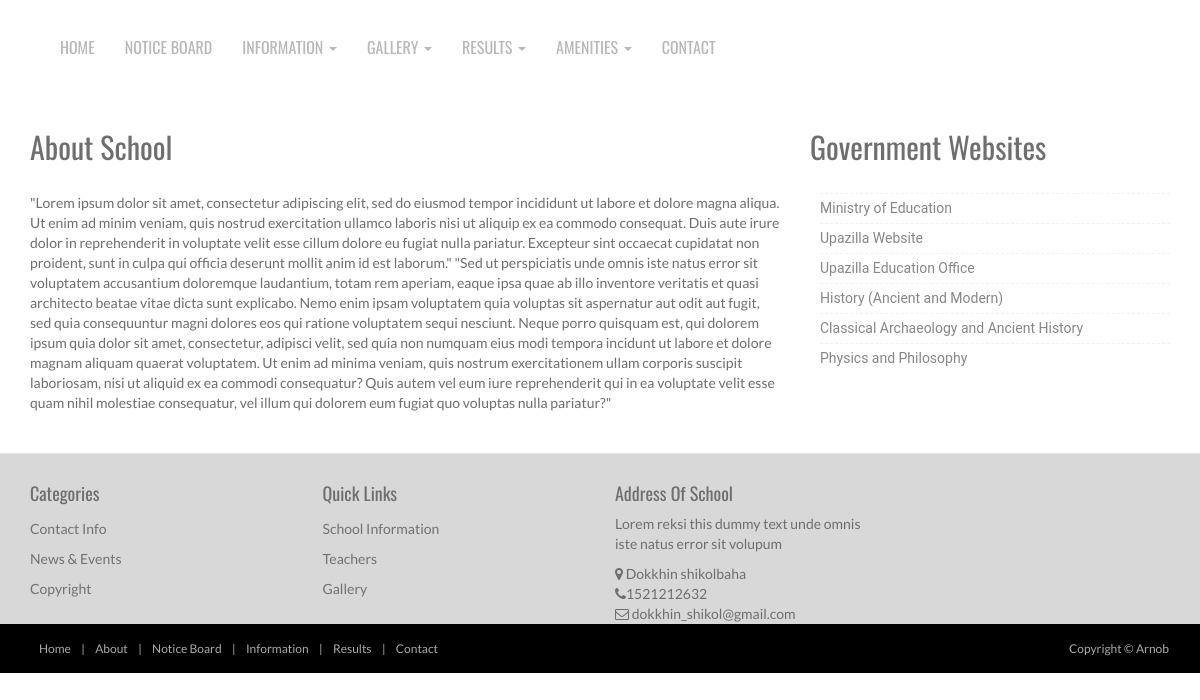
/school_information.php, run on the app's committed database.
### tables this page shows
CREATE TABLE `school_info` (
  `SI_id` int(20) NOT NULL,
  `School_Information` varchar(3000) NOT NULL,
  `address` varchar(2000) NOT NULL,
  `telnum` int(255) NOT NULL,
  `email` varchar(255) NOT NULL
);

### school_information.php (the view)
<?php
include './includes/header.php';
?>
      <section class="container">
      <div class="row">
   	<div class="col-md-8"><div class="title-box clearfix "><h2 class="title-box_primary">About School</h2></div>
        <?php
		$sql="SELECT * FROM School_info";
		$result= $db->query($sql);
		if($result){
		while($data=$result->fetch_object())
		{
		echo $data->School_Information;
		}
		}
		else{
		echo"No Data Found";
		}
		?>
		</div>
          <div class="col-md-4"><div class="title-box clearfix "><h2 class="title-box_primary">Government Websites</h2></div>
            <div class="list styled custom-list">
            <ul>
            <li><a title="Snatoque penatibus et magnis dis partu rient montes ascetur ridiculus mus." href="#">Ministry of Education</a></li>
            <li><a title="Fusce feugiat malesuada odio. Morbi nunc odio gravida at cursus nec luctus." href="#">Upazilla Website</a></li>
            <li><a title="Penatibus et magnis dis parturient montes ascetur ridiculus mus." href="#">Upazilla Education Office</a></li>
            <li><a title="Morbi nunc odio gravida at cursus nec luctus a lorem. Maecenas tristique orci." href="#">History (Ancient and Modern)</a></li>
            <li><a title="Snatoque penatibus et magnis dis partu rient montes ascetur ridiculus mus." href="#">Classical Archaeology and Ancient History</a></li>
            <li><a title="Fusce feugiat malesuada odio. Morbi nunc odio gravida at cursus nec luctus." href="#">Physics and Philosophy</a></li>
            </ul>
            </div>
         </div>
      </div>
      </section>
<?php
include './includes/footer.php';
?>

### includes/footer.php (shortened to what this page needs)
<?php
$sql="SELECT * FROM School_info";
		$result= $db->query($sql);
		if($result){
		while($data=$result->fetch_object())
		{
			$address= $data->address;
			$telnum= $data->telnum;
			$email= $data->email;
		}
		}
		else{
		echo"No Data Found";
    }
    ?>
    <footer id="footer">
    <div class="container">
   <div class="row">
  <div class="footerbottom">
    <div class="col-md-3 col-sm-6">
      <div class="footerwidget">
        <h4>
          Categories
        </h4>
        <div class="menu-course">
          <ul class="menu">
            <li><a href="contact.php">
                Contact Info
              </a>
            </li>
            <li><a href="#">
                News & Events
              </a>
            </li>
            <li><a href="#">
                Copyright
              </a>
            </li>
          </ul>
        </div>
      </div>
    </div>
    <div class="col-md-3 col-sm-6">
      <div class="footerwidget">
        <h4>
          Quick Links
        </h4>
        <div class="menu-course">
          <ul class="menu">
            <li><a href="school_information.php">
                School Information
              </a>
            </li>
            <li><a href="teachers_information.php">
                Teachers
              </a>
            </li>
            <li><a href="gallery.php">
                Gallery
              </a>
            </li>
          </ul>
        </div>
      </div>
    </div>
    <div class="col-md-3 col-sm-6">
              <div class="footerwidget">
                         <h4>Address Of School</h4>
                        <p>Lorem reksi this dummy text unde omnis iste natus error sit volupum</p>
            <div class="contact-info">
            <i class="fa fa-map-marker"></i> <?php echo $address; ?><br>
            <i class="fa fa-phone"></i><?php echo $telnum; ?> <br>
             <i class="fa fa-envelope-o"></i> <?php echo $email; ?>
              </div>
                </div>
    </div>
  </div>
</div>
    </div>
    <div class="footer2">
      <div class="container">
        <div class="row">
          <div class="col-md-6 panel">
            <div class="panel-body">
              <p class="simplenav">
                <a href="index.php">Home</a> |
                <a href="school_information.php">About</a> |
                <a href="notice.php">Notice Board</a> |
                <a href="">Information</a> |
                <a href="">Results</a> |
                <a href="">Contact</a>
              </p>
            </div>
          </div>
          <div class="col-md-6 panel">
            <div class="panel-body">
              <p class="text-right">
                Copyright &copy; Arnob
              </p>
            </div>
          </div>
        </div>
      </div>
    </div>
  </footer>
</body>
</html>

### assets/css/style.css (style rules this page uses)
body { font-family: 'Lato', sans-serif; font-weight: normal; color: #6E6E6E; }
h1, h2, h3, h4, h5, h6 { font-weight: normal; font-family: 'Oswald', sans-serif; }
h1, .h1, h2, .h2, h3, .h3 { margin-top: 30px; }
h2 { margin: 30px 0; }
a { color:#3d84e6; }
.panel { margin-bottom: 0px; background-color: transparent; border: 1px solid transparent; border-radius: 0px; -webkit-box-shadow: none; box-shadow: none; }
.panel-body { padding: 0px; }
ul, .list.custom-list ul { margin: 0 0 11px; list-style-type: none; padding-left: 10px; }
.list.custom-list ul li { margin: 0; padding: 4px 0 5px 0px; border-top: 1px dashed #f2f2f2; position: relative; }
.list.custom-list ul li a { font: 14px/1.2em 'Roboto', sans-serif; color:#878787; text-transform: none; display: inline; position: relative; }
footer { border-top: 1px solid #e5e5e5; background:#D8D8D8; margin-top: 40px; padding-top: 20px; }
ul.menu { padding: 0px; }
.menu li { padding: 5px 0px; }
.menu li a { color:#717171; }
.footer2 { background: #000; padding: 15px 0; color: #aaa; font-size: 12px; }
.footer2 a { color: #aaa; }
.footer2 p { margin: 0; }
footer ul li { list-style: none; }
.footer2 a { padding: 4px 8px; }

### data on the page
school_info: School_Information "\"Lorem ipsum dolor sit amet, consectetur adipiscing elit, sed do eiusmod tempor incididunt ut labore et dolore magna aliqua. Ut enim ad minim veniam, quis nostrud exercitation ullamco laboris nisi ut aliquip ex ea commodo consequat. Duis aute irure dolor in reprehenderit in voluptate velit esse cillum dolore eu fugiat nulla pariatur. Excepteur sint occaecat cupidatat non proident, sunt in culpa qui officia deserunt mollit anim id est laborum.\" \"Sed ut perspiciatis unde omnis iste natus error sit voluptatem accusantium doloremque laudantium, totam rem aperiam, eaque ipsa quae ab illo inventore veritatis et quasi architecto beatae vitae dicta sunt explicabo. Nemo enim ipsam voluptatem quia…", address "Dokkhin shikolbaha", telnum "1521212632", email "dokkhin_shikol@gmail.com"
